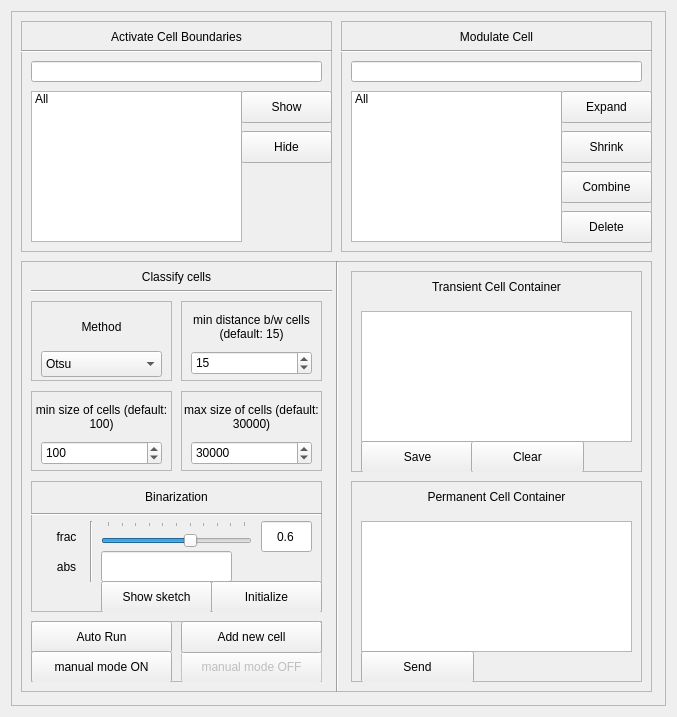
<?xml version="1.0" encoding="UTF-8"?>
<ui version="4.0">
 <class>Form</class>
 <widget class="QWidget" name="Form">
  <property name="geometry">
   <rect>
    <x>0</x>
    <y>0</y>
    <width>677</width>
    <height>717</height>
   </rect>
  </property>
  <property name="windowTitle">
   <string>Form</string>
  </property>
  <layout class="QVBoxLayout" name="verticalLayout_2">
   <item>
    <layout class="QVBoxLayout" name="verticalLayout">
     <item>
      <widget class="QFrame" name="frame">
       <property name="frameShape">
        <enum>QFrame::StyledPanel</enum>
       </property>
       <property name="frameShadow">
        <enum>QFrame::Raised</enum>
       </property>
       <widget class="QFrame" name="frame_2">
        <property name="geometry">
         <rect>
          <x>10</x>
          <y>10</y>
          <width>311</width>
          <height>231</height>
         </rect>
        </property>
        <property name="frameShape">
         <enum>QFrame::StyledPanel</enum>
        </property>
        <property name="frameShadow">
         <enum>QFrame::Raised</enum>
        </property>
        <widget class="QLabel" name="label">
         <property name="geometry">
          <rect>
           <x>0</x>
           <y>0</y>
           <width>311</width>
           <height>31</height>
          </rect>
         </property>
         <property name="text">
          <string>Activate Cell Boundaries</string>
         </property>
         <property name="alignment">
          <set>Qt::AlignCenter</set>
         </property>
        </widget>
        <widget class="Line" name="line">
         <property name="geometry">
          <rect>
           <x>0</x>
           <y>15</y>
           <width>311</width>
           <height>31</height>
          </rect>
         </property>
         <property name="orientation">
          <enum>Qt::Horizontal</enum>
         </property>
        </widget>
        <widget class="QLineEdit" name="ActivateCellBoundaries_cellBoundariesLineEdit">
         <property name="geometry">
          <rect>
           <x>10</x>
           <y>40</y>
           <width>291</width>
           <height>21</height>
          </rect>
         </property>
        </widget>
        <widget class="QListWidget" name="ActivateCellBoundaries_cellBoundariesListWidget">
         <property name="geometry">
          <rect>
           <x>10</x>
           <y>70</y>
           <width>211</width>
           <height>151</height>
          </rect>
         </property>
         <property name="selectionMode">
          <enum>QAbstractItemView::MultiSelection</enum>
         </property>
         <item>
          <property name="text">
           <string>All</string>
          </property>
         </item>
        </widget>
        <widget class="QPushButton" name="ActivateCellBoundaries_cellBoundariesShowPushButton">
         <property name="geometry">
          <rect>
           <x>220</x>
           <y>70</y>
           <width>91</width>
           <height>32</height>
          </rect>
         </property>
         <property name="text">
          <string>Show</string>
         </property>
        </widget>
        <widget class="QPushButton" name="ActivateCellBoundaries_cellBoundariesHidePushButton">
         <property name="geometry">
          <rect>
           <x>220</x>
           <y>110</y>
           <width>91</width>
           <height>32</height>
          </rect>
         </property>
         <property name="text">
          <string>Hide</string>
         </property>
        </widget>
        <zorder>line</zorder>
        <zorder>label</zorder>
        <zorder>ActivateCellBoundaries_cellBoundariesLineEdit</zorder>
        <zorder>ActivateCellBoundaries_cellBoundariesListWidget</zorder>
        <zorder>ActivateCellBoundaries_cellBoundariesShowPushButton</zorder>
        <zorder>ActivateCellBoundaries_cellBoundariesHidePushButton</zorder>
       </widget>
       <widget class="QFrame" name="frame_3">
        <property name="geometry">
         <rect>
          <x>10</x>
          <y>250</y>
          <width>631</width>
          <height>431</height>
         </rect>
        </property>
        <property name="frameShape">
         <enum>QFrame::StyledPanel</enum>
        </property>
        <property name="frameShadow">
         <enum>QFrame::Raised</enum>
        </property>
        <widget class="QLabel" name="label_3">
         <property name="geometry">
          <rect>
           <x>0</x>
           <y>0</y>
           <width>311</width>
           <height>31</height>
          </rect>
         </property>
         <property name="text">
          <string>Classify cells</string>
         </property>
         <property name="alignment">
          <set>Qt::AlignCenter</set>
         </property>
        </widget>
        <widget class="Line" name="line_3">
         <property name="geometry">
          <rect>
           <x>10</x>
           <y>15</y>
           <width>301</width>
           <height>31</height>
          </rect>
         </property>
         <property name="orientation">
          <enum>Qt::Horizontal</enum>
         </property>
        </widget>
        <widget class="QFrame" name="frame_8">
         <property name="geometry">
          <rect>
           <x>10</x>
           <y>40</y>
           <width>141</width>
           <height>80</height>
          </rect>
         </property>
         <property name="frameShape">
          <enum>QFrame::StyledPanel</enum>
         </property>
         <property name="frameShadow">
          <enum>QFrame::Raised</enum>
         </property>
         <widget class="QLabel" name="label_11">
          <property name="geometry">
           <rect>
            <x>0</x>
            <y>0</y>
            <width>141</width>
            <height>51</height>
           </rect>
          </property>
          <property name="text">
           <string>Method</string>
          </property>
          <property name="alignment">
           <set>Qt::AlignCenter</set>
          </property>
          <property name="wordWrap">
           <bool>true</bool>
          </property>
         </widget>
         <widget class="QComboBox" name="ClassifyCells_methodComboBox">
          <property name="geometry">
           <rect>
            <x>10</x>
            <y>50</y>
            <width>121</width>
            <height>26</height>
           </rect>
          </property>
          <item>
           <property name="text">
            <string>Otsu</string>
           </property>
          </item>
          <item>
           <property name="text">
            <string>Yen</string>
           </property>
          </item>
          <item>
           <property name="text">
            <string>Li</string>
           </property>
          </item>
          <item>
           <property name="text">
            <string>Triangle</string>
           </property>
          </item>
          <item>
           <property name="text">
            <string>Manual</string>
           </property>
          </item>
         </widget>
        </widget>
        <widget class="QFrame" name="frame_5">
         <property name="geometry">
          <rect>
           <x>160</x>
           <y>40</y>
           <width>141</width>
           <height>80</height>
          </rect>
         </property>
         <property name="frameShape">
          <enum>QFrame::StyledPanel</enum>
         </property>
         <property name="frameShadow">
          <enum>QFrame::Raised</enum>
         </property>
         <widget class="QLabel" name="label_6">
          <property name="geometry">
           <rect>
            <x>0</x>
            <y>0</y>
            <width>141</width>
            <height>51</height>
           </rect>
          </property>
          <property name="text">
           <string>min distance b/w cells (default: 15)</string>
          </property>
          <property name="alignment">
           <set>Qt::AlignCenter</set>
          </property>
          <property name="wordWrap">
           <bool>true</bool>
          </property>
         </widget>
         <widget class="QSpinBox" name="ClassifyCells_minDistanceBetweenCellsSpinBox">
          <property name="geometry">
           <rect>
            <x>10</x>
            <y>50</y>
            <width>121</width>
            <height>24</height>
           </rect>
          </property>
          <property name="maximum">
           <number>1000000000</number>
          </property>
          <property name="value">
           <number>15</number>
          </property>
         </widget>
        </widget>
        <widget class="QFrame" name="frame_6">
         <property name="geometry">
          <rect>
           <x>10</x>
           <y>130</y>
           <width>141</width>
           <height>80</height>
          </rect>
         </property>
         <property name="frameShape">
          <enum>QFrame::StyledPanel</enum>
         </property>
         <property name="frameShadow">
          <enum>QFrame::Raised</enum>
         </property>
         <widget class="QLabel" name="label_8">
          <property name="geometry">
           <rect>
            <x>0</x>
            <y>0</y>
            <width>141</width>
            <height>51</height>
           </rect>
          </property>
          <property name="text">
           <string>min size of cells (default: 100)</string>
          </property>
          <property name="alignment">
           <set>Qt::AlignCenter</set>
          </property>
          <property name="wordWrap">
           <bool>true</bool>
          </property>
         </widget>
         <widget class="QSpinBox" name="ClassifyCells_minSizeOfCellsSpinBox">
          <property name="geometry">
           <rect>
            <x>10</x>
            <y>50</y>
            <width>121</width>
            <height>24</height>
           </rect>
          </property>
          <property name="maximum">
           <number>1000000000</number>
          </property>
          <property name="value">
           <number>100</number>
          </property>
         </widget>
        </widget>
        <widget class="QFrame" name="frame_7">
         <property name="geometry">
          <rect>
           <x>160</x>
           <y>130</y>
           <width>141</width>
           <height>80</height>
          </rect>
         </property>
         <property name="frameShape">
          <enum>QFrame::StyledPanel</enum>
         </property>
         <property name="frameShadow">
          <enum>QFrame::Raised</enum>
         </property>
         <widget class="QLabel" name="label_9">
          <property name="geometry">
           <rect>
            <x>0</x>
            <y>0</y>
            <width>141</width>
            <height>51</height>
           </rect>
          </property>
          <property name="text">
           <string>max size of cells (default: 30000)</string>
          </property>
          <property name="alignment">
           <set>Qt::AlignCenter</set>
          </property>
          <property name="wordWrap">
           <bool>true</bool>
          </property>
         </widget>
         <widget class="QSpinBox" name="ClassifyCells_maxSizeOfCellsSpinBox">
          <property name="geometry">
           <rect>
            <x>10</x>
            <y>50</y>
            <width>121</width>
            <height>24</height>
           </rect>
          </property>
          <property name="maximum">
           <number>1000000000</number>
          </property>
          <property name="value">
           <number>30000</number>
          </property>
         </widget>
        </widget>
        <widget class="QFrame" name="frame_4">
         <property name="geometry">
          <rect>
           <x>10</x>
           <y>220</y>
           <width>291</width>
           <height>131</height>
          </rect>
         </property>
         <property name="frameShape">
          <enum>QFrame::StyledPanel</enum>
         </property>
         <property name="frameShadow">
          <enum>QFrame::Raised</enum>
         </property>
         <widget class="QLabel" name="label_4">
          <property name="geometry">
           <rect>
            <x>0</x>
            <y>0</y>
            <width>291</width>
            <height>31</height>
           </rect>
          </property>
          <property name="text">
           <string>Binarization</string>
          </property>
          <property name="alignment">
           <set>Qt::AlignCenter</set>
          </property>
         </widget>
         <widget class="QSlider" name="classifyCells_binarizationFracHorizontalSlider">
          <property name="geometry">
           <rect>
            <x>70</x>
            <y>40</y>
            <width>151</width>
            <height>31</height>
           </rect>
          </property>
          <property name="maximum">
           <number>100</number>
          </property>
          <property name="value">
           <number>60</number>
          </property>
          <property name="orientation">
           <enum>Qt::Horizontal</enum>
          </property>
          <property name="tickPosition">
           <enum>QSlider::TicksAbove</enum>
          </property>
         </widget>
         <widget class="QLineEdit" name="classifyCells_binarizationFracLineEdit">
          <property name="geometry">
           <rect>
            <x>230</x>
            <y>40</y>
            <width>51</width>
            <height>31</height>
           </rect>
          </property>
          <property name="text">
           <string>0.6</string>
          </property>
          <property name="alignment">
           <set>Qt::AlignCenter</set>
          </property>
         </widget>
         <widget class="QLabel" name="label_5">
          <property name="geometry">
           <rect>
            <x>10</x>
            <y>40</y>
            <width>51</width>
            <height>31</height>
           </rect>
          </property>
          <property name="text">
           <string>frac</string>
          </property>
          <property name="alignment">
           <set>Qt::AlignCenter</set>
          </property>
         </widget>
         <widget class="QLineEdit" name="classifyCells_binarizationAbsLineEdit">
          <property name="geometry">
           <rect>
            <x>70</x>
            <y>70</y>
            <width>131</width>
            <height>31</height>
           </rect>
          </property>
         </widget>
         <widget class="QLabel" name="label_12">
          <property name="geometry">
           <rect>
            <x>10</x>
            <y>70</y>
            <width>51</width>
            <height>31</height>
           </rect>
          </property>
          <property name="text">
           <string>abs</string>
          </property>
          <property name="alignment">
           <set>Qt::AlignCenter</set>
          </property>
         </widget>
         <widget class="Line" name="line_4">
          <property name="geometry">
           <rect>
            <x>0</x>
            <y>13</y>
            <width>291</width>
            <height>41</height>
           </rect>
          </property>
          <property name="orientation">
           <enum>Qt::Horizontal</enum>
          </property>
         </widget>
         <widget class="Line" name="line_5">
          <property name="geometry">
           <rect>
            <x>50</x>
            <y>40</y>
            <width>20</width>
            <height>61</height>
           </rect>
          </property>
          <property name="orientation">
           <enum>Qt::Vertical</enum>
          </property>
         </widget>
         <widget class="QPushButton" name="classifyCells_binarizationShowSketchPushButton">
          <property name="geometry">
           <rect>
            <x>70</x>
            <y>100</y>
            <width>111</width>
            <height>32</height>
           </rect>
          </property>
          <property name="text">
           <string>Show sketch</string>
          </property>
         </widget>
         <widget class="QPushButton" name="classifyCells_binarizationShowInitializePushButton">
          <property name="geometry">
           <rect>
            <x>180</x>
            <y>100</y>
            <width>111</width>
            <height>32</height>
           </rect>
          </property>
          <property name="text">
           <string>Initialize</string>
          </property>
         </widget>
         <zorder>line_5</zorder>
         <zorder>line_4</zorder>
         <zorder>label_4</zorder>
         <zorder>classifyCells_binarizationFracHorizontalSlider</zorder>
         <zorder>classifyCells_binarizationFracLineEdit</zorder>
         <zorder>label_5</zorder>
         <zorder>classifyCells_binarizationAbsLineEdit</zorder>
         <zorder>label_12</zorder>
         <zorder>classifyCells_binarizationShowSketchPushButton</zorder>
         <zorder>classifyCells_binarizationShowInitializePushButton</zorder>
        </widget>
        <widget class="Line" name="line_7">
         <property name="geometry">
          <rect>
           <x>306</x>
           <y>0</y>
           <width>20</width>
           <height>431</height>
          </rect>
         </property>
         <property name="orientation">
          <enum>Qt::Vertical</enum>
         </property>
        </widget>
        <widget class="QFrame" name="frame_12">
         <property name="geometry">
          <rect>
           <x>10</x>
           <y>360</y>
           <width>291</width>
           <height>61</height>
          </rect>
         </property>
         <property name="frameShape">
          <enum>QFrame::StyledPanel</enum>
         </property>
         <property name="frameShadow">
          <enum>QFrame::Raised</enum>
         </property>
         <widget class="QPushButton" name="classifyCells_autoRunPushButton">
          <property name="geometry">
           <rect>
            <x>0</x>
            <y>0</y>
            <width>141</width>
            <height>32</height>
           </rect>
          </property>
          <property name="text">
           <string>Auto Run</string>
          </property>
         </widget>
         <widget class="QPushButton" name="classifyCells_manualModeONPushButton">
          <property name="geometry">
           <rect>
            <x>0</x>
            <y>30</y>
            <width>141</width>
            <height>32</height>
           </rect>
          </property>
          <property name="text">
           <string>manual mode ON</string>
          </property>
         </widget>
         <widget class="QPushButton" name="classifyCells_manualModeOFFPushButton">
          <property name="enabled">
           <bool>false</bool>
          </property>
          <property name="geometry">
           <rect>
            <x>150</x>
            <y>30</y>
            <width>141</width>
            <height>32</height>
           </rect>
          </property>
          <property name="text">
           <string>manual mode OFF</string>
          </property>
         </widget>
         <widget class="QPushButton" name="classifyCells_addNewCellPushButton">
          <property name="geometry">
           <rect>
            <x>150</x>
            <y>0</y>
            <width>141</width>
            <height>32</height>
           </rect>
          </property>
          <property name="text">
           <string>Add new cell</string>
          </property>
         </widget>
        </widget>
        <widget class="QFrame" name="frame_10">
         <property name="geometry">
          <rect>
           <x>330</x>
           <y>10</y>
           <width>291</width>
           <height>201</height>
          </rect>
         </property>
         <property name="frameShape">
          <enum>QFrame::StyledPanel</enum>
         </property>
         <property name="frameShadow">
          <enum>QFrame::Raised</enum>
         </property>
         <widget class="QLabel" name="label_13">
          <property name="geometry">
           <rect>
            <x>0</x>
            <y>0</y>
            <width>291</width>
            <height>31</height>
           </rect>
          </property>
          <property name="text">
           <string>Transient Cell Container</string>
          </property>
          <property name="alignment">
           <set>Qt::AlignCenter</set>
          </property>
         </widget>
         <widget class="QTextBrowser" name="transientCellContainer_textBrowser">
          <property name="geometry">
           <rect>
            <x>10</x>
            <y>40</y>
            <width>271</width>
            <height>131</height>
           </rect>
          </property>
         </widget>
         <widget class="QPushButton" name="transientCellContainer_saveCurrentCells">
          <property name="geometry">
           <rect>
            <x>10</x>
            <y>170</y>
            <width>113</width>
            <height>32</height>
           </rect>
          </property>
          <property name="text">
           <string>Save</string>
          </property>
         </widget>
         <widget class="QPushButton" name="transientCellContainer_ClearCurrentCells">
          <property name="geometry">
           <rect>
            <x>120</x>
            <y>170</y>
            <width>113</width>
            <height>32</height>
           </rect>
          </property>
          <property name="text">
           <string>Clear</string>
          </property>
         </widget>
        </widget>
        <widget class="QFrame" name="frame_11">
         <property name="geometry">
          <rect>
           <x>330</x>
           <y>220</y>
           <width>291</width>
           <height>201</height>
          </rect>
         </property>
         <property name="frameShape">
          <enum>QFrame::StyledPanel</enum>
         </property>
         <property name="frameShadow">
          <enum>QFrame::Raised</enum>
         </property>
         <widget class="QLabel" name="label_14">
          <property name="geometry">
           <rect>
            <x>0</x>
            <y>0</y>
            <width>291</width>
            <height>31</height>
           </rect>
          </property>
          <property name="text">
           <string>Permanent Cell Container</string>
          </property>
          <property name="alignment">
           <set>Qt::AlignCenter</set>
          </property>
         </widget>
         <widget class="QTextBrowser" name="permanentCellContainer_textBrowser">
          <property name="geometry">
           <rect>
            <x>10</x>
            <y>40</y>
            <width>271</width>
            <height>131</height>
           </rect>
          </property>
         </widget>
         <widget class="QPushButton" name="permanentCellContainer_SendCurrentCells">
          <property name="geometry">
           <rect>
            <x>10</x>
            <y>170</y>
            <width>113</width>
            <height>32</height>
           </rect>
          </property>
          <property name="text">
           <string>Send</string>
          </property>
         </widget>
        </widget>
       </widget>
       <widget class="QFrame" name="frame_9">
        <property name="geometry">
         <rect>
          <x>330</x>
          <y>10</y>
          <width>311</width>
          <height>231</height>
         </rect>
        </property>
        <property name="frameShape">
         <enum>QFrame::StyledPanel</enum>
        </property>
        <property name="frameShadow">
         <enum>QFrame::Raised</enum>
        </property>
        <widget class="QLabel" name="label_15">
         <property name="geometry">
          <rect>
           <x>0</x>
           <y>0</y>
           <width>311</width>
           <height>31</height>
          </rect>
         </property>
         <property name="text">
          <string>Modulate Cell</string>
         </property>
         <property name="alignment">
          <set>Qt::AlignCenter</set>
         </property>
        </widget>
        <widget class="Line" name="line_6">
         <property name="geometry">
          <rect>
           <x>0</x>
           <y>15</y>
           <width>311</width>
           <height>31</height>
          </rect>
         </property>
         <property name="orientation">
          <enum>Qt::Horizontal</enum>
         </property>
        </widget>
        <widget class="QLineEdit" name="ModulateCell_modulateCellLineEdit">
         <property name="geometry">
          <rect>
           <x>10</x>
           <y>40</y>
           <width>291</width>
           <height>21</height>
          </rect>
         </property>
        </widget>
        <widget class="QListWidget" name="ModulateCell_modulateCellListWidget">
         <property name="geometry">
          <rect>
           <x>10</x>
           <y>70</y>
           <width>211</width>
           <height>151</height>
          </rect>
         </property>
         <property name="selectionMode">
          <enum>QAbstractItemView::MultiSelection</enum>
         </property>
         <item>
          <property name="text">
           <string>All</string>
          </property>
         </item>
        </widget>
        <widget class="QPushButton" name="ModulateCell_modulateCellExpandPushButton">
         <property name="geometry">
          <rect>
           <x>220</x>
           <y>70</y>
           <width>91</width>
           <height>32</height>
          </rect>
         </property>
         <property name="text">
          <string>Expand</string>
         </property>
        </widget>
        <widget class="QPushButton" name="ModulateCell_modulateCellShrinkPushButton">
         <property name="geometry">
          <rect>
           <x>220</x>
           <y>110</y>
           <width>91</width>
           <height>32</height>
          </rect>
         </property>
         <property name="text">
          <string>Shrink</string>
         </property>
        </widget>
        <widget class="QPushButton" name="ModulateCell_modulateCellCombinePushButton">
         <property name="geometry">
          <rect>
           <x>220</x>
           <y>150</y>
           <width>91</width>
           <height>32</height>
          </rect>
         </property>
         <property name="text">
          <string>Combine</string>
         </property>
        </widget>
        <widget class="QPushButton" name="ModulateCell_modulateCellDeletePushButton">
         <property name="geometry">
          <rect>
           <x>220</x>
           <y>190</y>
           <width>91</width>
           <height>32</height>
          </rect>
         </property>
         <property name="text">
          <string>Delete</string>
         </property>
        </widget>
       </widget>
      </widget>
     </item>
    </layout>
   </item>
  </layout>
 </widget>
 <resources/>
 <connections/>
</ui>
